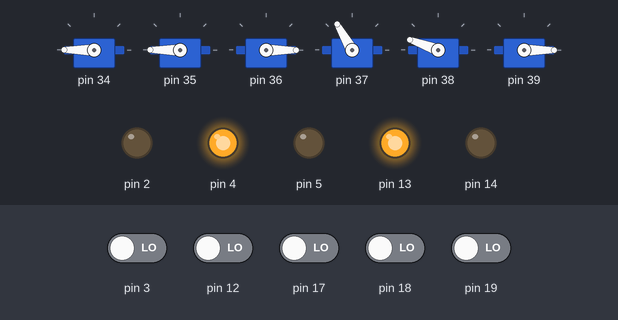
A sketch run on a simulated Arduino Uno, built with avr-gcc and run on an emulated ATmega328P. Shown: 6 × servo, output pins drawn as LEDs (lit = HIGH). The inputs (shaded band) are chosen by the test bench; at power-on: pin 3, pin 12, pin 17–19 LOW.

Above: at 1.2 s.
1.3 s: pin 18 driven HIGH
At 3.4 s:
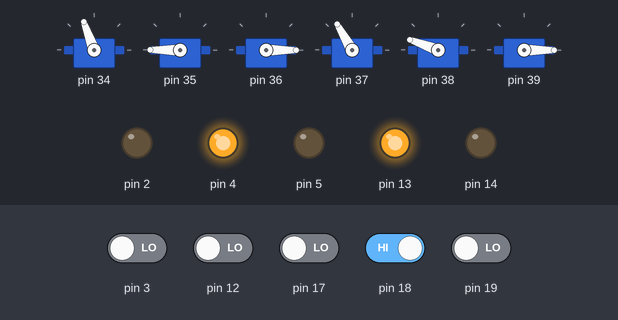
4.3 s: pin 19 driven HIGH
At 6.3 s:
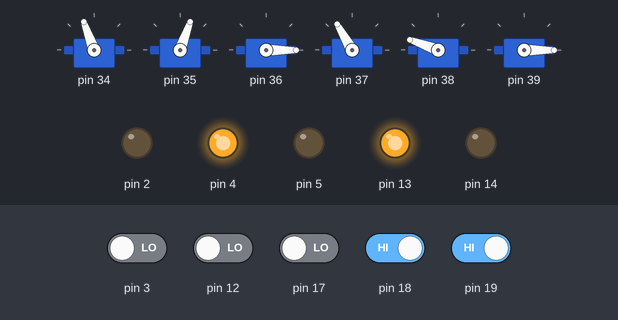
7.0 s: pin 3 driven HIGH
At 8.2 s:
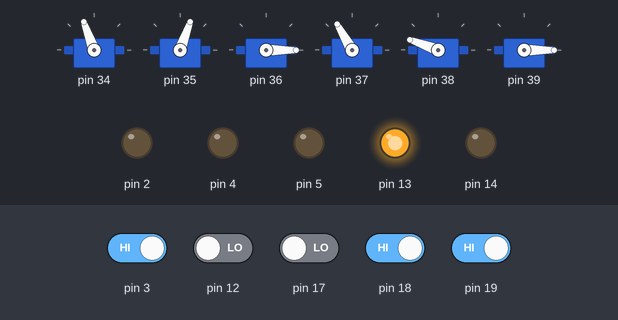
8.5 s: pin 18 driven LOW
At 11.2 s:
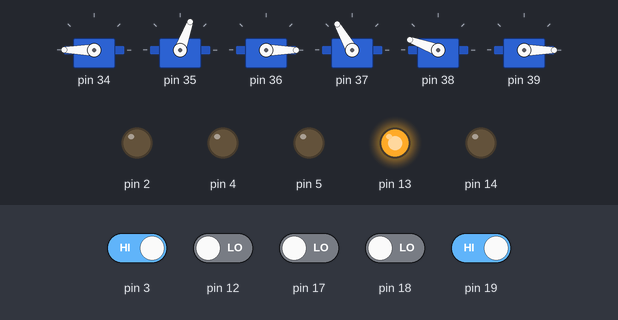
11.5 s: pin 3 driven LOW
At 11.8 s:
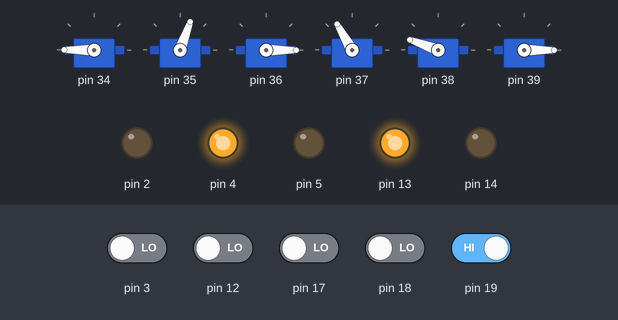
13.0 s: pin 19 driven LOW
At 13.46 s:
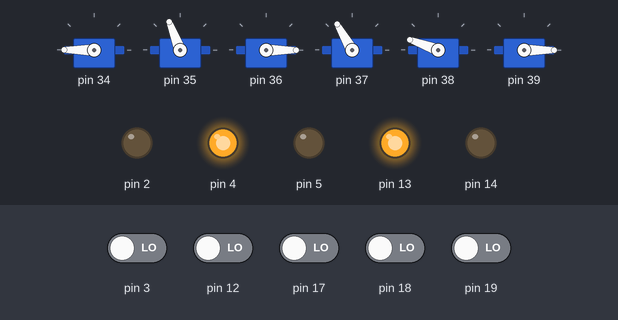
Timing chart, 0 to 16.0 s (numbered marks = the images above; inputs shaded):
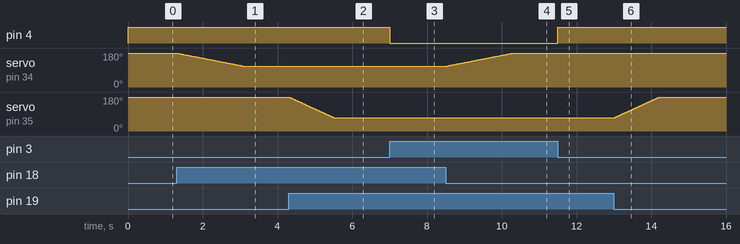

Measured:
- after the input at 1.3 s, servo on pin 34: moves from 180° to 110° over 1.8 s, starting at once
- after the input at 4.3 s, servo on pin 35: moves from 180° to 70° over 1.2 s, starting at once
- after the input at 7.0 s, pin 4: HIGH → LOW at once
- after the input at 8.5 s, servo on pin 34: moves from 110° to 180° over 1.8 s, starting at once
- after the input at 11.5 s, pin 4: LOW → HIGH at once
- after the input at 13.0 s, servo on pin 35: moves from 70° to 180° over 1.2 s, starting at once

The sketch:

presepio5.5.2018.ino
```cpp
#include <Wire.h>
//#define DEBUG

#define ENABLE_SERVO
#ifdef ENABLE_SERVO
  #include <Servo.h>
  #include "servo_config_mega.h"
  //#include "test_config_mega.h"
#endif

// #define ENABLE_ADAFRUIT
#ifdef ENABLE_ADAFRUIT
  #include <Adafruit_PWMServoDriver.h>
  #include "adafruit_config.h"
  //#include "test_config_adafruit.h"
#endif

#define ENABLE_STEPPER
#ifdef ENABLE_STEPPER
  #include "config_stepper.h"
  //#include "test_stepper.h"
#endif

void setup(){
    #ifdef DEBUG
        Serial.begin(115200);
        Serial.println("SERIAL DEBUG [ON]");
    #endif

    #ifdef ENABLE_SERVO
        for(int i=0; i < SERVOS_NUMBER; i++){
            servo_array[i] = new ServoController(parameters_array[i]->servo_pin, *parameters_array[i]);
            pinMode(servo_array[i]->get_servo_pin(), OUTPUT);
            pinMode(servo_array[i]->input_pin, INPUT);
            servo_array[i]->attach();
            #ifdef DEBUG
                Serial.print("Starting SERVO: ");
                Serial.println(i);
            #endif
    }
    #endif

    #ifdef ENABLE_ADAFRUIT
      servo_driver.begin();
      servo_driver.setPWMFreq(PWM_FREQUENCY);

      for(unsigned int i=0; i < ADAFRUIT_CHANNELS_NUMBER; i++){
          pinMode(param_adafruit_array[i]->input_pin, INPUT);
          adafruit_array[i] = new AdafruitController(
          param_adafruit_array[i]->servo_address, *param_adafruit_array[i]);
          #ifdef DEBUG
            Serial.print("Starting SERVO Adafruit: ");
            Serial.println(i);
          #endif
      }
    #endif

    #ifdef ENABLE_STEPPER
    for(unsigned int i=0; i < STEPPER_NUMBER; i++){
        pinMode(param_stepper_array[i]->input_pin, INPUT);
        //
        if(param_stepper_array[i]->initial_limit_pin > 0)
            pinMode(stepper_special_params.initial_limit_pin, INPUT);
        if(param_stepper_array[i]->final_limit_pin > 0)
            pinMode(stepper_special_params.final_limit_pin, INPUT);
        //
        pinMode(param_stepper_array[i]->enable_pin, OUTPUT);
        pinMode(param_stepper_array[i]->direction_pin, OUTPUT);
        pinMode(param_stepper_array[i]->step_pin, OUTPUT);
        //
        digitalWrite(param_stepper_array[i]->step_pin, LOW);
        digitalWrite(param_stepper_array[i]->direction_pin, HIGH);
        digitalWrite(param_stepper_array[i]->enable_pin, LOW);

        stepper_array[i] = new StepperController(
          *param_stepper_array[i]);

        #ifdef DEBUG
            Serial.print("Starting STEPPER: ");
            Serial.println(i);
        #endif

        // ESPECIAL - MAQUINA ESTADOS
        pinMode(stepper_special_params.input_pin, INPUT);
        pinMode(stepper_special_params.reset_pin, INPUT);
        //
        if(stepper_special_params.initial_limit_pin > 0)
          pinMode(stepper_special_params.initial_limit_pin, INPUT);
        if(stepper_special_params.final_limit_pin > 0)
          pinMode(stepper_special_params.final_limit_pin, INPUT);
        //
        pinMode(stepper_special_params.enable_pin, OUTPUT);
        pinMode(stepper_special_params.direction_pin, OUTPUT);
        pinMode(stepper_special_params.step_pin, OUTPUT);
        //
        digitalWrite(stepper_special_params.step_pin, LOW);
        digitalWrite(stepper_special_params.direction_pin, HIGH);
        digitalWrite(stepper_special_params.enable_pin, LOW);

        special_stepper = new StateMachineStepperController(stepper_special_params);

        #ifdef DEBUG
            Serial.print("Starting Special STEPPER : ");
        #endif
    }
    #endif
};

void loop(){

   #ifdef ENABLE_SERVO
  // Servo
  for(int i=0; i < SERVOS_NUMBER; i++){
        #ifdef DEBUG
            // Serial.print("Servo: ");
        #endif
        servo_array[i]->next();
  }
  #endif

   #ifdef ENABLE_ADAFRUIT
  // Adafruit
  for(int i=0; i < ADAFRUIT_CHANNELS_NUMBER; i++){
        #ifdef DEBUG
            Serial.print("Servo: ");
            Serial.println(adafruit_array[i]->get_servo_address());
        #endif
        adafruit_array[i]->next();
  }
  #endif

  #ifdef ENABLE_STEPPER
  // Stepper
  for(int i=0; i < STEPPER_NUMBER; i++){
        #ifdef DEBUG
            // Serial.print("Stepper: ");
            // Serial.println(i);
        #endif
        stepper_array[i]->next();
  }
  // Stepper State Machine:
  special_stepper->next_sm();
  #endif

};
```

servo_controller.h
```cpp
#ifndef SERVO_CONTROLLER_H
#define SERVO_CONTROLLER_H

//#define SERVO_DEBUG

// #include <Servo.h> Must be imported outside.
#include <Arduino.h>

struct servo_parameters{
  int servo_pin;
  int input_pin;
  int initial_position;
  int final_position;
  long expected_delay;
};

typedef struct servo_parameters ServoParameters;

class ServoController{
  public:
    ServoController(int servo_pin);
    ServoController(int servo_pin, int input_pin, int initial_position, int final_position, long expected_delay);
    ServoController(int servo_pin, ServoParameters parameters);
    void next();
    void attach();
    int get_servo_pin();
    //
    int input_pin;
    int initial_position;
    int final_position;
    long expected_delay;

  private:
    void move_forward(int sweep_direction);
    void move_back(int sweep_direction);
    //
    Servo my_servo;
    int servo_pin;
    int current_position;
    long current_delay;
};

ServoController::ServoController(int servo_pin){
  this->servo_pin=servo_pin;
  //this->my_servo.attach(servo_pin);
  this->current_delay=millis();
};

ServoController::ServoController(int servo_pin, int input_pin, int initial_position, int final_position, long expected_delay){
  this->servo_pin=servo_pin;
  //this->my_servo.attach(servo_pin);
  this->current_delay=millis();
  this->input_pin = input_pin;
  this->initial_position = initial_position;
  this->final_position = final_position;
  this->expected_delay = expected_delay;
};

ServoController::ServoController(int servo_pin, ServoParameters parameters){
  this->servo_pin=servo_pin;
  //this->my_servo.attach(servo_pin);
  this->current_delay=millis();
  this->input_pin = parameters.input_pin;
  this->initial_position = parameters.initial_position;
  this->final_position = parameters.final_position;
  this->expected_delay = parameters.expected_delay;
};

void ServoController::attach(){
  my_servo.attach(servo_pin);
  current_position = initial_position;
  my_servo.write(current_position);
}

int ServoController::get_servo_pin(){
  return this->servo_pin;
}

void ServoController::move_back(int sweep_direction){
  int sig = sweep_direction;
  if((sig * initial_position) < (sig * current_position)){
      current_position -= sweep_direction;
      my_servo.write(current_position);
    }
};

void ServoController::move_forward(int sweep_direction){
    int sig = sweep_direction;
    if((sig * final_position) > (sig * current_position)){
      current_position += sweep_direction;
      my_servo.write(current_position);
    }
};

void ServoController::next(){
  boolean reading = false;
  int sweep_direction = 0;
  reading = digitalRead(input_pin);
  if (final_position > initial_position) sweep_direction++;
  else  sweep_direction--;

  #ifdef SERVO_DEBUG
  Serial.print("Reading:\t");
  Serial.print(reading);
  Serial.print("\tPosition:\t");
  Serial.print(current_position);
  Serial.print("\tsweep_direction:\t");
  Serial.print(sweep_direction);
  Serial.print("\tDelay:\t");
  Serial.println(millis() - current_delay);
  #endif

  if ((millis() - current_delay) >  expected_delay){
    if(reading){
      move_forward(sweep_direction);
    }else{
      move_back(sweep_direction);
    }
    current_delay = millis();
  }
};

#endif
```

config_stepper.h
```cpp
/*
===========================================
 Parametros para a controlar servos.
 Codigo para o driver Chopper 5A da SerialLink
 Autor: Lucas Vido ( vidov8@gmail.com )
===========================================

******* Ligacao Eletrica *******
Os drivers de motores de passo geralmente sao controlado com 3 sinais: STEP, CW/CCW e ENABLE.
Isto significa que ele depende tres saidas analogicas.

STEP   -> Avança um passo. Quando recebe um pulso quadro.
CW/CCW -> Controla a direção do giro
ENABLE -> Ativa o motor em nível lógico

No casos nosso driver estes canais são indicados com as seguintes cores:

STEP   -> Fio Amarelo
CW/CCW -> Fio Laranja
ENABLE -> Fio Verde

STEP e CW/CCW devem ser controlado pelo Arduino
ENABLE pode ser ligado diretamento no 5V.

******* Parametros *******
Os parametros so incializados atravez da estrutura ServoParameters
Esta estrutura aceita os seguintes parametros, NESTA ORDEM:

* input_pin *
Endereco do pino digital do arduino que ira controlar o comportamento
do servo. Se o pino receber um sinal HIGH, o servo ira se mover
ate a sua posicao final (parametro final_position). Se o pino receber um
sinal LOW, ele ira se mover ate a sua posicao inicial (parametro initial_position)

Aceita qualquer numero que represente um pino no Arduino, inclusive A0, ... A5

* enable_pin *
Ativa o motor em nível lógico. Deve ser atribuido o valor de um pino do Arduino.
Pode ser ligado diretamento no 5V, neste caso todos os canais de stepper
podem apontar para a mesma porta

* direction_pin *
Controla a direção do giro. Deve ser atribuido o valor de um pino do Arduino.
Não é o parametro de configuração. É um porta de saída para o sinal do driver.

* spin_direction *
Parametro de configuração. Define qual é o sentido do giro do motor.
Controla a direção do giro. Deve ser atribuido o valor de um pino do Arduino.
Recebe os parametros: HORARIO ou ANTIHORARIO

* step_pin *
Quando recebe um pulso quadro, Avança um passo.
ão é o parametro de configuração. É um porta de saída para o sinal do driver.

* step_number *
Parametro de configuração. Define qual é o angulo que o motor irá girar.
O parametro pode receber um valor entre 0 e 400. O valor de 400 representa uma volta completa.

* expected_delay *
Intervalo entre a mudanca de posicao do passo. Basicamente esse parametro
controla a velocidade em que o servo se move. O parametro aceita um numero entre
1ms e 4294967295ms (apx 49 dias). Para um passo que vai de 0 grau para 180
graus, o valor que faz o servo percorrer o curso em 1s seria 5ms.
Devido a natureza concorrente do programa e o baixo clock do Arduino (16Mhz), nao e
possivel garantir que estes intervalos serao obedecidos em tempo real.
*/

#ifndef STEPPER_CONFIG_H
#define STEPPER_CONFIG_H

#include "stepper_controller.h"

// Nao mudar daqui para cima
/* ------------------------------------------------------------*/

// 13 lIGHT O RAMA
/*
StepperParameters AnjosGloria = {
    7,        // IN -- input_pin (Fio da LightORama)
    10,       // FIM DE CURSO INI -- initial_limit_pin (Sinal da chave-fim-de-curso NF, posição inicial) - Use numero do pino ou DESLIGADO
    12,       // FIM DE CURSO FIM -- final_limit_pin (Sinal da chave-fim-de-curso NF, posição final) - Use numero do pino ou DESLIGADO
    53,       // enable_pin (Fio Verde, sempre ligado) Deixar número 53
    8,        // DIR -- direction_pin (Fio Laranja, controlado pelo firmware)
    ANTIHORARIO,  // spin_direction (HORARIO ou ANTIHORARIO)
    9,        // PUL -- step_pin (Fio Amarelo, controlado pelo firmware)
    8500,    // step_number (de 0 a 400)
    2         // expected_delay
};
*/
StepperParameters ViaCrucis = {
    3,       // IN -- input_pin (Fio da LightORama)
    DESLIGADO,       // FIM DE CURSO INI -- initial_limit_pin (Sinal da chave-fim-de-curso NF, posição inicial) - Use numero do pino ou DESLIGADO
    DESLIGADO,       // FIM DE CURSO FIM -- final_limit_pin (Sinal da chave-fim-de-curso NF, posição final) - Use numero do pino ou DESLIGADO
    2,       // enable_pin (Fio Verde, sempre ligado) Deixar número 2
    4,        // DIR -- direction_pin (Fio Laranja, controlado pelo firmware)
    ANTIHORARIO,  // spin_direction (HORARIO ou ANTIHORARIO)
    5,        // PUL -- step_pin (Fio Amarelo, controlado pelo firmware)
    500,    // Um CM de fuso = 76,89655172
    2         // expected_delay
};

/*
StepperParameters EstrelaBelem = {
    14,        // IN -- input_pin (Fio da LightORama)
    DESLIGADO, // FIM DE CURSO INI -- initial_limit_pin (Sinal da chave-fim-de-curso NF, posição inicial) - Use numero do pino ou DESLIGADO
    DESLIGADO, // FIM DE CURSO FIM -- final_limit_pin (Sinal da chave-fim-de-curso NF, posição final) - Use numero do pino ou DESLIGADO
    53,        // enable_pin (Fio Verde, sempre ligado) Deixar número 53
    15,        // DIR -- direction_pin (Fio Laranja, controlado pelo firmware)
    HORARIO,   // spin_direction (HORARIO ou ANTIHORARIO)
    16,        // PUL -- step_pin (Fio Amarelo, controlado pelo firmware)
    100,        // step_number (de 0 a 400)
    50          // expected_delay
};


StepperParameters SoldadosRomanosDir = {
    9,         // IN -- input_pin (Fio da LightORama)
    DESLIGADO, // FIM DE CURSO INI -- initial_limit_pin (Sinal da chave-fim-de-curso NF, posição inicial) - Use numero do pino ou DESLIGADO
    DESLIGADO, // FIM DE CURSO FIM -- final_limit_pin (Sinal da chave-fim-de-curso NF, posição final) - Use numero do pino ou DESLIGADO
    2,         // enable_pin (Fio Verde, sempre ligado) Deixar número 2
    10,        // DIR -- direction_pin (Fio Laranja, controlado pelo firmware)
    HORARIO,   // spin_direction (HORARIO ou ANTIHORARIO)
    11,        // PUL -- step_pin (Fio Amarelo, controlado pelo firmware)
    10000,     // step_number (de 0 a 400)
    1          // expected_delay
};
*/


// ESPECIAL PARA as 2 fases

/*
Configurações do Driver:
-
*/
StateMachineParameters stepper_special_params = {
    12,       // IN -- input_pin (Sinal da LightORama para andar pra frente)
    17,       // reset_pin (Reset - Sinal da LightORama para voltar para posição inicial)
    15,       // initial_limit_pin (Sinal da chave-fim-de-curso NF, posição inicial)
    16,       // final_limit_pin (Sinal da chave-fim-de-curso NF, posição final)
    2,        // enable_pin (Fio Verde, sempre ligado)
    13,       // DIR -- direction_pin (Fio Laranja, controlado pelo firmware)
    HORARIO,  // spin_direction (HORARIO ou ANTIHORARIO)
    14,       // PUL -- step_pin (Fio Amarelo, controlado pelo firmware)
    //
    2141,     // step_number1 883
    2587,     // step_number2
    5084,     // step_number3
    5174,     // step_number4
    //
    2       // expected_delay
};

// Nao mudar daqui para baixo
/* ------------------------------------------------------------*/

// Numero total de motores stepper
#define STEPPER_NUMBER 1

StepperParameters *param_stepper_array[] = {
    //&AnjosGloria,
    //&EstrelaBelem,
    //&SoldadosRomanosDir,
    &ViaCrucis,

};

StepperController *stepper_array[STEPPER_NUMBER];
StateMachineStepperController *special_stepper;

#endif
```

servo_config_mega.h
```cpp
#include <new.h>
#include <Servo.h>
#include "servo_controller.h"

#ifndef SERVO_CONFIG_H
#define SERVO_CONFIG_H


// 18 ORama
ServoParameters Casa1Porta = {
   34,      // servo_pin
   18,      // input_pin
   180,      // initial_position
   110,      // final_position
   25      // expected_delay
};


// 19 ORama
ServoParameters Casa2Porta = {
   35,      // servo_pin
   19,      // input_pin
   180,      // initial_position
   70,      // final_position
   10      // expected_delay
};

// 20 ORama
ServoParameters Casa3Porta = {
   36,      // servo_pin
   20,      // input_pin
   0,      // initial_position
   140,      // final_position
   10      // expected_delay
};


// 21 ORama
ServoParameters ReiOuro = {
   37,      // servo_pin
   21,      // input_pin
   120,      // initial_position
   0,       // final_position
   30       // expected_delay
};


// 22 ORama
ServoParameters ReiIncenso = {
   38,      // servo_pin
   22,      // input_pin
   160,      // initial_position
   30,     // final_position
   20       // expected_delay
};


// 23 ORama
ServoParameters ReiMirra = {
   39,      // servo_pin
   23,      // input_pin
   0,      // initial_position
   120,     // final_position
   30       // expected_delay
};


/*

// 21 ORama
ServoParameters NaSraAnunciacao = {
   37,      // servo_pin
   21,      // input_pin
   160,      // initial_position
   50,      // final_position
   30       // expected_delay
};


// 22 ORama
ServoParameters AnjoPastores = {
   35,      // servo_pin
   34,      // input_pin
   150,      // initial_position
   0,      // final_position
   20      // expected_delay
};

// 23 ORama
ServoParameters Pastor1 = {
   41,      // servo_pin
   40,      // input_pin
   0,      // initial_position
   120,     // final_position
   30       // expected_delay
};


// 24 ORama
ServoParameters Pastor2 = {
   43,      // servo_pin
   42,      // input_pin
   180,     // initial_position
   30,       // final_position
   30       // expected_delay
};


// 19 ORama
ServoParameters CabecaNSr = {
   45,      // servo_pin
   44,      // input_pin
   0,       // initial_position
   110,      // final_position
   60      // expected_delay
};


// 15 ORama
ServoParameters SV_EstrelaBelem = {
   15,      // servo_pin
   14,      // input_pin
   180,      // initial_position
   0,     // final_position
   90       // expected_delay
};

*/


ServoParameters *parameters_array[] = {
  //&AnjoPastores,
  &Casa1Porta,
  &Casa2Porta,
  &Casa3Porta,
  //&NaSraAnunciacao,
  &ReiOuro,
  &ReiIncenso,
  &ReiMirra,
  //&Pastor1,
  //&Pastor2,
  //&CabecaNSr,
  //&SV_EstrelaBelem,
};

#define SERVOS_NUMBER 6
ServoController *servo_array[SERVOS_NUMBER];

#endif
```

Source omitted: stepper_controller.h (13645 bytes)
